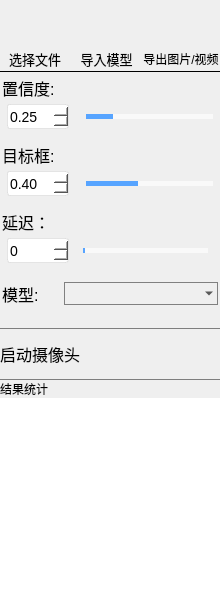
             <widget class="QFrame" name="menu_box">
              <property name="minimumSize">
               <size>
                <width>220</width>
                <height>0</height>
               </size>
              </property>
              <property name="maximumSize">
               <size>
                <width>220</width>
                <height>16777215</height>
               </size>
              </property>
              <property name="styleSheet">
               <string notr="true">QFrame#menu_box{
	border-right:1px solid  #7e7e7e;
     border-left:0px solid  black;
     border-top:0px solid  black;
}</string>
              </property>
              <layout class="QVBoxLayout" name="menubox_2" stretch="0">
               <property name="spacing">
                <number>0</number>
               </property>
               <property name="leftMargin">
                <number>0</number>
               </property>
               <property name="topMargin">
                <number>1</number>
               </property>
               <property name="rightMargin">
                <number>0</number>
               </property>
               <property name="bottomMargin">
                <number>0</number>
               </property>
               <item>
                <widget class="QFrame" name="menu">
                 <property name="sizePolicy">
                  <sizepolicy hsizetype="Preferred" vsizetype="Preferred">
                   <horstretch>0</horstretch>
                   <verstretch>0</verstretch>
                  </sizepolicy>
                 </property>
                 <property name="minimumSize">
                  <size>
                   <width>0</width>
                   <height>0</height>
                  </size>
                 </property>
                 <property name="styleSheet">
                  <string notr="true">QGroup#menu{
	border:none;
}</string>
                 </property>
                 <property name="locale">
                  <locale language="Chinese" country="China"/>
                 </property>
                 <layout class="QVBoxLayout" name="verticalLayout_10" stretch="8,0,50">
                  <property name="spacing">
                   <number>0</number>
                  </property>
                  <property name="leftMargin">
                   <number>0</number>
                  </property>
                  <property name="topMargin">
                   <number>0</number>
                  </property>
                  <property name="rightMargin">
                   <number>0</number>
                  </property>
                  <property name="bottomMargin">
                   <number>0</number>
                  </property>
                  <item>
                   <layout class="QHBoxLayout" name="tools">
                    <property name="spacing">
                     <number>2</number>
                    </property>
                    <property name="leftMargin">
                     <number>0</number>
                    </property>
                    <property name="topMargin">
                     <number>6</number>
                    </property>
                    <property name="rightMargin">
                     <number>1</number>
                    </property>
                    <property name="bottomMargin">
                     <number>2</number>
                    </property>
                    <item>
                     <layout class="QVBoxLayout" name="verticalLayout_11">
                      <item>
                       <widget class="QPushButton" name="folder">
                        <property name="minimumSize">
                         <size>
                          <width>40</width>
                          <height>40</height>
                         </size>
                        </property>
                        <property name="styleSheet">
                         <string notr="true">QPushButton#folder{
	border:none;
}
QPushButton::hover {
border-style: solid;
border-width: 0px;
border-radius: 0px;
background-color: rgba(223, 223, 223, 150);
}</string>
                        </property>
                        <property name="text">
                         <string/>
                        </property>
                        <property name="icon">
                         <iconset resource="../apprcc.qrc">
                          <normaloff>:/img/img/icons/folder.png</normaloff>:/img/img/icons/folder.png</iconset>
                        </property>
                        <property name="iconSize">
                         <size>
                          <width>40</width>
                          <height>40</height>
                         </size>
                        </property>
                       </widget>
                      </item>
                      <item>
                       <widget class="QLabel" name="folder_txt">
                        <property name="styleSheet">
                         <string notr="true">QLabel#folder_txt{
	font-size:10pt;
}</string>
                        </property>
                        <property name="text">
                         <string>选择文件</string>
                        </property>
                        <property name="alignment">
                         <set>Qt::AlignCenter</set>
                        </property>
                       </widget>
                      </item>
                     </layout>
                    </item>
                    <item>
                     <layout class="QVBoxLayout" name="verticalLayout_12">
                      <item>
                       <widget class="QPushButton" name="importbtn">
                        <property name="minimumSize">
                         <size>
                          <width>40</width>
                          <height>40</height>
                         </size>
                        </property>
                        <property name="styleSheet">
                         <string notr="true">QPushButton#importbtn{
	border:none;
}
QPushButton::hover {
border-style: solid;
border-width: 0px;
border-radius: 0px;
background-color: rgba(223, 223, 223, 150);
}</string>
                        </property>
                        <property name="text">
                         <string/>
                        </property>
                        <property name="icon">
                         <iconset resource="../apprcc.qrc">
                          <normaloff>:/img/img/icons/import.png</normaloff>:/img/img/icons/import.png</iconset>
                        </property>
                        <property name="iconSize">
                         <size>
                          <width>40</width>
                          <height>40</height>
                         </size>
                        </property>
                       </widget>
                      </item>
                      <item>
                       <widget class="QLabel" name="import_txt">
                        <property name="styleSheet">
                         <string notr="true">QLabel#import_txt{
	font-size:10pt;
}</string>
                        </property>
                        <property name="text">
                         <string>导入模型</string>
                        </property>
                        <property name="alignment">
                         <set>Qt::AlignCenter</set>
                        </property>
                       </widget>
                      </item>
                     </layout>
                    </item>
                    <item>
                     <layout class="QVBoxLayout" name="verticalLayout_13">
                      <item>
                       <widget class="QPushButton" name="exporter">
                        <property name="minimumSize">
                         <size>
                          <width>40</width>
                          <height>40</height>
                         </size>
                        </property>
                        <property name="styleSheet">
                         <string notr="true">QPushButton#exporter{
	border:none;
}
QPushButton::hover {
border-style: solid;
border-width: 0px;
border-radius: 0px;
background-color: rgba(223, 223, 223, 150);
}</string>
                        </property>
                        <property name="text">
                         <string/>
                        </property>
                        <property name="icon">
                         <iconset resource="../apprcc.qrc">
                          <normaloff>:/img/img/icons/export.png</normaloff>:/img/img/icons/export.png</iconset>
                        </property>
                        <property name="iconSize">
                         <size>
                          <width>40</width>
                          <height>40</height>
                         </size>
                        </property>
                       </widget>
                      </item>
                      <item>
                       <widget class="QLabel" name="recog_txt_2">
                        <property name="styleSheet">
                         <string notr="true">QLabel#export_txt{
	font-size:10pt;
}</string>
                        </property>
                        <property name="text">
                         <string>导出图片/视频</string>
                        </property>
                        <property name="alignment">
                         <set>Qt::AlignCenter</set>
                        </property>
                       </widget>
                      </item>
                     </layout>
                    </item>
                   </layout>
                  </item>
                  <item>
                   <widget class="QFrame" name="args">
                    <property name="styleSheet">
                     <string notr="true">QFrame#args{
	border-top:1px solid black;
}</string>
                    </property>
                    <layout class="QVBoxLayout" name="argsbar_2" stretch="0,10,2,0,10,2,0,0,0,8">
                     <property name="spacing">
                      <number>4</number>
                     </property>
                     <property name="leftMargin">
                      <number>2</number>
                     </property>
                     <property name="topMargin">
                      <number>4</number>
                     </property>
                     <property name="rightMargin">
                      <number>2</number>
                     </property>
                     <property name="bottomMargin">
                      <number>1</number>
                     </property>
                     <item>
                      <widget class="QLabel" name="confidence">
                       <property name="styleSheet">
                        <string notr="true">QLabel#confidence{
	font-size:12pt;
}</string>
                       </property>
                       <property name="text">
                        <string>置信度:</string>
                       </property>
                      </widget>
                     </item>
                     <item>
                      <layout class="QHBoxLayout" name="horizontalLayout_10" stretch="0,0">
                       <property name="spacing">
                        <number>12</number>
                       </property>
                       <property name="leftMargin">
                        <number>5</number>
                       </property>
                       <property name="rightMargin">
                        <number>0</number>
                       </property>
                       <item>
                        <widget class="QDoubleSpinBox" name="con_num">
                         <property name="minimumSize">
                          <size>
                           <width>62</width>
                           <height>25</height>
                          </size>
                         </property>
                         <property name="maximumSize">
                          <size>
                           <width>62</width>
                           <height>16777215</height>
                          </size>
                         </property>
                         <property name="font">
                          <font>
                           <family>Microsoft YaHei UI</family>
                           <pointsize>-1</pointsize>
                          </font>
                         </property>
                         <property name="styleSheet">
                          <string notr="true">QDoubleSpinBox{
background:white;
color:black;
font-size: 14px;
font-family: &quot;Microsoft YaHei UI&quot;;
border-style: solid;
border-width: 1px;
border-color: rgba(200, 200, 200,100);
border-radius: 3px;
margin: 0px 0;
     left: 5px;
	right: 5px;
}

QDoubleSpinBox::down-button{
background:rgba(200, 200, 200,0);
border-image: url(:/img/img/icons/down-arrow.png);}
QDoubleSpinBox::down-button::hover{
background:rgba(200, 200, 200,100);
border-image: url(:/img/img/icons/down-arrow.png);}

QDoubleSpinBox::up-button{
background:rgba(200, 200, 200,0);
border-image: url(:/img/img/icons/up-arrow.png);}
QDoubleSpinBox::up-button::hover{
background:rgba(200, 200, 200,100);
border-image: url(:/img/img/icons/up-arrow.png);}
</string>
                         </property>
                         <property name="maximum">
                          <double>1.000000000000000</double>
                         </property>
                         <property name="singleStep">
                          <double>0.010000000000000</double>
                         </property>
                         <property name="value">
                          <double>0.250000000000000</double>
                         </property>
                        </widget>
                       </item>
                       <item>
                        <widget class="QSlider" name="con_slider">
                         <property name="styleSheet">
                          <string notr="true">QSlider{
	border-color: #bcbcbc;
	color:#57a4ff;
}
QSlider::groove:horizontal {
     border: 1px solid #999999;
     height: 3px;
  	 margin: 0px 0;
     left: 5px;
	right: 5px;
 }
QSlider::handle:horizontal {
     border: 0px ;
     border-image: url(:/img/img/icons/full-moon.png);
	 width:17px;
     margin: -7px -7px -7px -7px;
}
QSlider::add-page:horizontal{
background: qlineargradient(spread:pad, x1:0, y1:1, x2:0, y2:0, stop:0 #f9f9f9, stop:0.25 #f9f9f9, stop:0.5 #f9f9f9, stop:1 #f9f9f9);

}
QSlider::sub-page:horizontal{
 background: qlineargradient(spread:pad, x1:0, y1:1, x2:0, y2:0, stop:0 #57a4ff, stop:0.25 #57a4ff, stop:0.5 #57a4ff, stop:1 #57a4ff);
}</string>
                         </property>
                         <property name="maximum">
                          <number>100</number>
                         </property>
                         <property name="value">
                          <number>20</number>
                         </property>
                         <property name="orientation">
                          <enum>Qt::Horizontal</enum>
                         </property>
                        </widget>
                       </item>
                      </layout>
                     </item>
                     <item>
                      <spacer name="verticalSpacer_5">
                       <property name="orientation">
                        <enum>Qt::Vertical</enum>
                       </property>
                       <property name="sizeHint" stdset="0">
                        <size>
                         <width>20</width>
                         <height>10</height>
                        </size>
                       </property>
                      </spacer>
                     </item>
                     <item>
                      <widget class="QLabel" name="iou">
                       <property name="styleSheet">
                        <string notr="true">QLabel#iou{
	font-size:12pt;
}</string>
                       </property>
                       <property name="text">
                        <string>目标框:</string>
                       </property>
                      </widget>
                     </item>
                     <item>
                      <layout class="QHBoxLayout" name="horizontalLayout_11" stretch="0,0">
                       <property name="spacing">
                        <number>12</number>
                       </property>
                       <property name="leftMargin">
                        <number>5</number>
                       </property>
                       <item>
                        <widget class="QDoubleSpinBox" name="iou_num">
                         <property name="minimumSize">
                          <size>
                           <width>62</width>
                           <height>25</height>
                          </size>
                         </property>
                         <property name="maximumSize">
                          <size>
                           <width>62</width>
                           <height>16777215</height>
                          </size>
                         </property>
                         <property name="font">
                          <font>
                           <family>Microsoft YaHei UI</family>
                           <pointsize>-1</pointsize>
                          </font>
                         </property>
                         <property name="styleSheet">
                          <string notr="true">QDoubleSpinBox{
background:white;
color:black;
font-size: 14px;
font-family: &quot;Microsoft YaHei UI&quot;;
border-style: solid;
border-width: 1px;
border-color: rgba(200, 200, 200,100);
border-radius: 3px;
margin: 0px 0;
     left: 5px;
	right: 5px;
}

QDoubleSpinBox::down-button{
background:rgba(200, 200, 200,0);
border-image: url(:/img/img/icons/down-arrow.png);}
QDoubleSpinBox::down-button::hover{
background:rgba(200, 200, 200,100);
border-image: url(:/img/img/icons/down-arrow.png);}

QDoubleSpinBox::up-button{
background:rgba(200, 200, 200,0);
border-image: url(:/img/img/icons/up-arrow.png);}
QDoubleSpinBox::up-button::hover{
background:rgba(200, 200, 200,100);
border-image: url(:/img/img/icons/up-arrow.png);}
</string>
                         </property>
                         <property name="maximum">
                          <double>1.000000000000000</double>
                         </property>
                         <property name="singleStep">
                          <double>0.010000000000000</double>
                         </property>
                         <property name="value">
                          <double>0.400000000000000</double>
                         </property>
                        </widget>
                       </item>
                       <item>
                        <widget class="QSlider" name="iou_slider">
                         <property name="styleSheet">
                          <string notr="true">QSlider{
	border-color: #bcbcbc;
	color:#57a4ff;
}
QSlider::groove:horizontal {
     border: 1px solid #999999;
     height: 3px;
  	 margin: 0px 0;
     left: 5px;
	right: 5px;
 }
QSlider::handle:horizontal {
     border: 0px ;
     border-image: url(:/img/img/icons/full-moon.png);
	 width:17px;
     margin: -7px -7px -7px -7px;
}
QSlider::add-page:horizontal{
background: qlineargradient(spread:pad, x1:0, y1:1, x2:0, y2:0, stop:0 #f9f9f9, stop:0.25 #f9f9f9, stop:0.5 #f9f9f9, stop:1 #f9f9f9);

}
QSlider::sub-page:horizontal{
 background: qlineargradient(spread:pad, x1:0, y1:1, x2:0, y2:0, stop:0 #57a4ff, stop:0.25 #57a4ff, stop:0.5 #57a4ff, stop:1 #57a4ff);
}</string>
                         </property>
                         <property name="maximum">
                          <number>100</number>
                         </property>
                         <property name="value">
                          <number>40</number>
                         </property>
                         <property name="orientation">
                          <enum>Qt::Horizontal</enum>
                         </property>
                        </widget>
                       </item>
                      </layout>
                     </item>
                     <item>
                      <spacer name="verticalSpacer_6">
                       <property name="orientation">
                        <enum>Qt::Vertical</enum>
                       </property>
                       <property name="sizeHint" stdset="0">
                        <size>
                         <width>20</width>
                         <height>10</height>
                        </size>
                       </property>
                      </spacer>
                     </item>
                     <item>
                      <widget class="QLabel" name="latency">
                       <property name="minimumSize">
                        <size>
                         <width>0</width>
                         <height>20</height>
                        </size>
                       </property>
                       <property name="styleSheet">
                        <string notr="true">QLabel#latency{
	font-size:12pt;
}</string>
                       </property>
                       <property name="text">
                        <string>延迟：</string>
                       </property>
                      </widget>
                     </item>
                     <item>
                      <layout class="QHBoxLayout" name="horizontalLayout_9">
                       <item>
                        <widget class="QSpinBox" name="latency_num">
                         <property name="minimumSize">
                          <size>
                           <width>62</width>
                           <height>25</height>
                          </size>
                         </property>
                         <property name="maximumSize">
                          <size>
                           <width>62</width>
                           <height>16777215</height>
                          </size>
                         </property>
                         <property name="styleSheet">
                          <string notr="true">QSpinBox{
background:white;
color:black;
font-size: 14px;
font-family: &quot;Microsoft YaHei UI&quot;;
border-style: solid;
border-width: 1px;
border-color: rgba(200, 200, 200,100);
border-radius: 3px;
margin: 0px 0;
     left: 5px;
	right: 5px;
}

QSpinBox::down-button{
background:rgba(200, 200, 200,0);
border-image: url(:/img/img/icons/down-arrow.png);}
QSpinBox::down-button::hover{
background:rgba(200, 200, 200,100);
border-image: url(:/img/img/icons/down-arrow.png);}

QSpinBox::up-button{
background:rgba(200, 200, 200,0);
border-image: url(:/img/img/icons/up-arrow.png);}
QSpinBox::up-button::hover{
background:rgba(200, 200, 200,100);
border-image: url(:/img/img/icons/up-arrow.png);}
</string>
                         </property>
                        </widget>
                       </item>
                       <item>
                        <widget class="QSlider" name="latency_slider">
                         <property name="maximumSize">
                          <size>
                           <width>135</width>
                           <height>16777215</height>
                          </size>
                         </property>
                         <property name="styleSheet">
                          <string notr="true">QSlider{
	border-color: #bcbcbc;
	color:#57a4ff;
}
QSlider::groove:horizontal {
     border: 1px solid #999999;
     height: 3px;
  	 margin: 0px 0;
     left: 5px;
	right: 5px;
 }
QSlider::handle:horizontal {
     border: 0px ;
     border-image: url(:/img/img/icons/full-moon.png);
	 width:17px;
     margin: -7px -7px -7px -7px;
}
QSlider::add-page:horizontal{
background: qlineargradient(spread:pad, x1:0, y1:1, x2:0, y2:0, stop:0 #f9f9f9, stop:0.25 #f9f9f9, stop:0.5 #f9f9f9, stop:1 #f9f9f9);

}
QSlider::sub-page:horizontal{
 background: qlineargradient(spread:pad, x1:0, y1:1, x2:0, y2:0, stop:0 #57a4ff, stop:0.25 #57a4ff, stop:0.5 #57a4ff, stop:1 #57a4ff);
}</string>
                         </property>
                         <property name="orientation">
                          <enum>Qt::Horizontal</enum>
                         </property>
                        </widget>
                       </item>
                      </layout>
                     </item>
                     <item>
                      <spacer name="verticalSpacer_3">
                       <property name="orientation">
                        <enum>Qt::Vertical</enum>
                       </property>
                       <property name="sizeHint" stdset="0">
                        <size>
                         <width>20</width>
                         <height>15</height>
                        </size>
                       </property>
                      </spacer>
                     </item>
                     <item>
                      <layout class="QHBoxLayout" name="horizontalLayout_7" stretch="12,30">
                       <property name="spacing">
                        <number>0</number>
                       </property>
                       <item>
                        <widget class="QLabel" name="ptmodel">
                         <property name="styleSheet">
                          <string notr="true">QLabel#ptmodel{
	font-size:12pt;
}</string>
                         </property>
                         <property name="text">
                          <string>模型:</string>
                         </property>
                        </widget>
                       </item>
                       <item>
                        <widget class="QComboBox" name="comboBox">
                         <property name="styleSheet">
                          <string notr="true">QComboBox QAbstractItemView {
font-family: &quot;Microsoft YaHei&quot;;
font-size: 16px;
background:white;
selection-background-color: rgb(255, 255, 255);
color: black;
outline:none;
border:none;}
QComboBox{
font-family: &quot;Microsoft YaHei&quot;;
font-size: 16px;
color: black;
border-width:1px;
border-color:grey;
border-style:solid;
background-color: rgba(200, 200, 200,0);
}

QComboBox::drop-down {
margin-top:1;
margin-right:2;
height:20;
background:rgba(255,255,255,0);
border-image:url(:/img/img/下拉.png);
}</string>
                         </property>
                         <property name="editable">
                          <bool>false</bool>
                         </property>
                         <property name="currentText">
                          <string/>
                         </property>
                        </widget>
                       </item>
                      </layout>
                     </item>
                    </layout>
                   </widget>
                  </item>
                  <item>
                   <layout class="QVBoxLayout" name="resultbox" stretch="0,0,1,0,0,15">
                    <property name="spacing">
                     <number>0</number>
                    </property>
                    <property name="topMargin">
                     <number>6</number>
                    </property>
                    <item>
                     <spacer name="verticalSpacer_2">
                      <property name="orientation">
                       <enum>Qt::Vertical</enum>
                      </property>
                      <property name="sizeHint" stdset="0">
                       <size>
                        <width>20</width>
                        <height>15</height>
                       </size>
                      </property>
                     </spacer>
                    </item>
                    <item>
                     <layout class="QVBoxLayout" name="verticalLayout_14"/>
                    </item>
                    <item>
                     <widget class="QFrame" name="result_2">
                      <property name="styleSheet">
                       <string notr="true">QFrame#result_2{
	border-top:1px solid #7e7e7e;
	border-bottom:1px solid #7e7e7e;
}</string>
                      </property>
                      <layout class="QHBoxLayout" name="mess_2">
                       <property name="spacing">
                        <number>0</number>
                       </property>
                       <property name="leftMargin">
                        <number>0</number>
                       </property>
                       <property name="topMargin">
                        <number>0</number>
                       </property>
                       <property name="rightMargin">
                        <number>0</number>
                       </property>
                       <property name="bottomMargin">
                        <number>0</number>
                       </property>
                       <item>
                        <widget class="QLabel" name="camera_txt">
                         <property name="minimumSize">
                          <size>
                           <width>0</width>
                           <height>50</height>
                          </size>
                         </property>
                         <property name="styleSheet">
                          <string notr="true">QLabel#camera_txt{
	font-size:12pt;
}</string>
                         </property>
                         <property name="text">
                          <string>启动摄像头</string>
                         </property>
                        </widget>
                       </item>
                       <item>
                        <widget class="QPushButton" name="camera">
                         <property name="enabled">
                          <bool>true</bool>
                         </property>
                         <property name="minimumSize">
                          <size>
                           <width>0</width>
                           <height>50</height>
                          </size>
                         </property>
                         <property name="styleSheet">
                          <string notr="true">QPushButton#camera{
	border:none;
}
QPushButton::hover {
border-style: solid;
border-width: 0px;
border-radius: 0px;
background-color: rgba(223, 223, 223, 150);
}
</string>
                         </property>
                         <property name="text">
                          <string/>
                         </property>
                         <property name="icon">
                          <iconset resource="../apprcc.qrc">
                           <normaloff>:/img/img/icons/camera_close.png</normaloff>:/img/img/icons/camera_close.png</iconset>
                         </property>
                         <property name="iconSize">
                          <size>
                           <width>50</width>
                           <height>30</height>
                          </size>
                         </property>
                        </widget>
                       </item>
                      </layout>
                     </widget>
                    </item>
                    <item>
                     <layout class="QVBoxLayout" name="verticalLayout_15"/>
                    </item>
                    <item>
                     <widget class="QLabel" name="resultbar">
                      <property name="styleSheet">
                       <string notr="true">QLabel#resultbar{
	font: 500 18pt &quot;蝉羽真颜金戈&quot;;
}</string>
                      </property>
                      <property name="text">
                       <string>结果统计</string>
                      </property>
                     </widget>
                    </item>
                    <item>
                     <widget class="QListWidget" name="resultlist">
                      <property name="font">
                       <font>
                        <family>蝉羽真颜金戈</family>
                        <pointsize>18</pointsize>
                        <weight>62</weight>
                        <italic>false</italic>
                        <bold>true</bold>
                       </font>
                      </property>
                      <property name="styleSheet">
                       <string notr="true">QListWidget#resultlist{
	border:none;
	font: 500 18pt &quot;蝉羽真颜金戈&quot;;
}</string>
                      </property>
                     </widget>
                    </item>
                   </layout>
                  </item>
                 </layout>
                </widget>
               </item>
              </layout>
             </widget>
